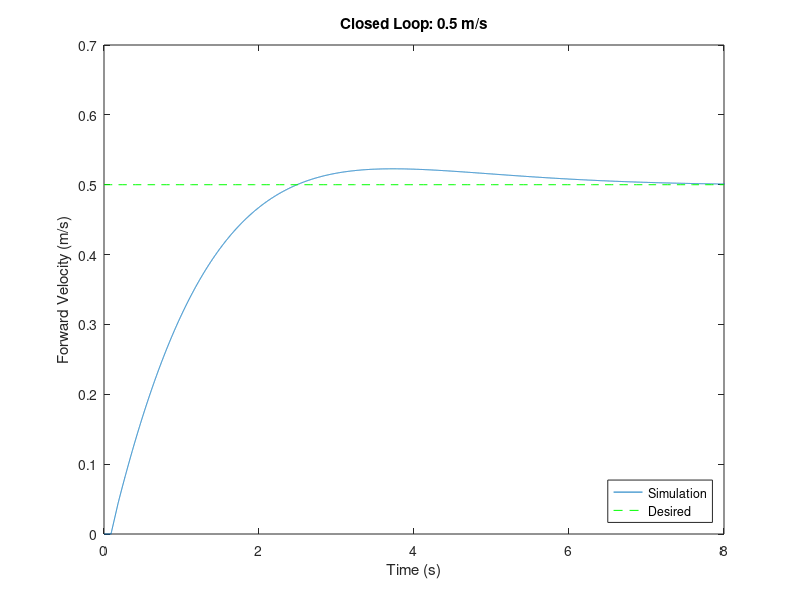
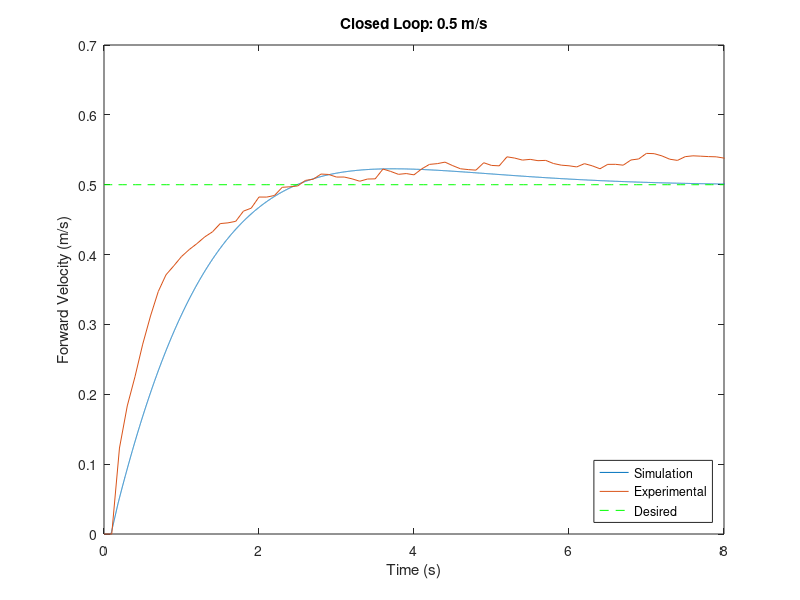

MATLAB code to generate these figures, in order:

close all
load('step.mat')
xdes = linspace(0,8);
ydes = ones(numel(xdes),1)*0.5;

%simulation
figure(1)
plot(xsim, ysim, xdes, ydes,'--g')
xlabel('Time (s)')
ylabel('Forward Velocity (m/s)')
title('Closed Loop: 0.5 m/s')
legend('Simulation','Desired', 'location', 'southeast')
xlim([0 8])

% actual
figure(2)
plot(xsim, ysim, xdata, ydata, xdes, ydes,'--g')
xlabel('Time (s)')
ylabel('Forward Velocity (m/s)')
title('Closed Loop: 0.5 m/s')
legend('Simulation', 'Experimental', 'Desired', 'location', 'southeast')
xlim([0 8])